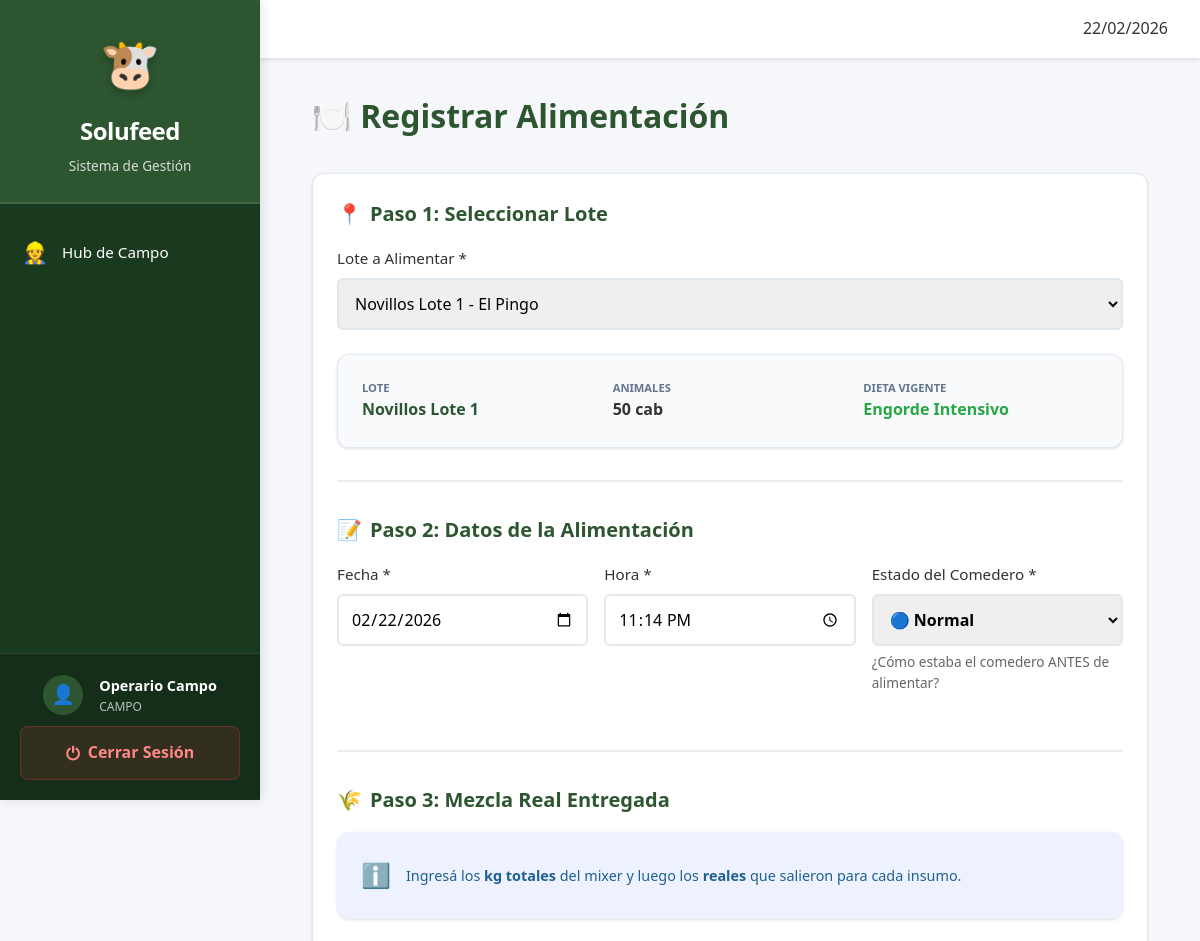
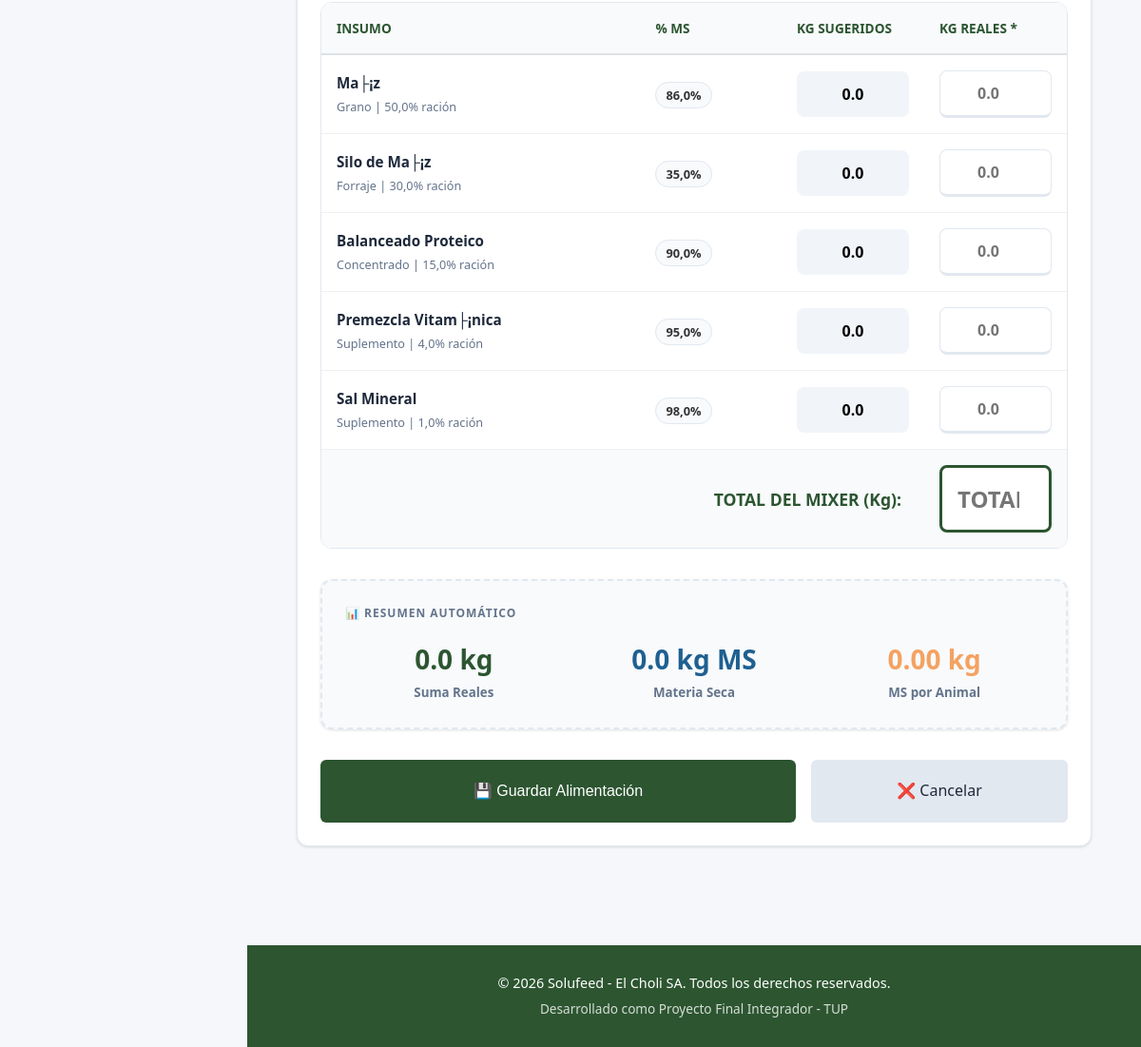
/admin/alimentaciones/registrar.php?lote=1 (signed in), run on the app's committed database (2 pictures, top to bottom).
### tables this page shows
CREATE TABLE `tropa` (
  `id_tropa` int(11) NOT NULL AUTO_INCREMENT,
  `nombre` varchar(100) NOT NULL,
  `id_campo` int(11) DEFAULT NULL,
  `categoria` varchar(50) DEFAULT NULL,
  `fecha_inicio` date NOT NULL,
  `cantidad_inicial` int(11) NOT NULL,
  `activo` tinyint(1) NOT NULL DEFAULT 1,
  `fecha_creacion` datetime NOT NULL,
  `fecha_actualizacion` datetime DEFAULT NULL,
  PRIMARY KEY (`id_tropa`),
  KEY `fk_tropa_campo` (`id_campo`),
  CONSTRAINT `fk_tropa_campo` FOREIGN KEY (`id_campo`) REFERENCES `campo` (`id_campo`)
);

CREATE TABLE `tropa_dieta_asignada` (
  `id_tropa_dieta` int(11) NOT NULL AUTO_INCREMENT,
  `id_tropa` int(11) NOT NULL,
  `id_dieta` int(11) NOT NULL,
  `fecha_desde` date NOT NULL,
  `fecha_hasta` date DEFAULT NULL,
  PRIMARY KEY (`id_tropa_dieta`),
  KEY `fk_tropadieta_tropa` (`id_tropa`),
  KEY `fk_tropadieta_dieta` (`id_dieta`),
  CONSTRAINT `fk_tropadieta_dieta` FOREIGN KEY (`id_dieta`) REFERENCES `dieta` (`id_dieta`),
  CONSTRAINT `fk_tropadieta_tropa` FOREIGN KEY (`id_tropa`) REFERENCES `tropa` (`id_tropa`)
);

CREATE TABLE `dieta` (
  `id_dieta` int(11) NOT NULL AUTO_INCREMENT,
  `nombre` varchar(100) NOT NULL,
  `descripcion` text DEFAULT NULL,
  `activo` tinyint(1) NOT NULL DEFAULT 1,
  `fecha_creacion` datetime NOT NULL,
  `fecha_actualizacion` datetime DEFAULT NULL,
  PRIMARY KEY (`id_dieta`)
);

CREATE TABLE `dieta_detalle` (
  `id_dieta` int(11) NOT NULL,
  `id_insumo` int(11) NOT NULL,
  `porcentaje_teorico` decimal(6,3) NOT NULL,
  PRIMARY KEY (`id_dieta`,`id_insumo`),
  KEY `fk_dietadet_insumo` (`id_insumo`),
  CONSTRAINT `fk_dietadet_dieta` FOREIGN KEY (`id_dieta`) REFERENCES `dieta` (`id_dieta`),
  CONSTRAINT `fk_dietadet_insumo` FOREIGN KEY (`id_insumo`) REFERENCES `insumo` (`id_insumo`)
);

CREATE TABLE `insumo` (
  `id_insumo` int(11) NOT NULL AUTO_INCREMENT,
  `nombre` varchar(100) NOT NULL,
  `tipo` varchar(50) DEFAULT NULL,
  `costo_kg` decimal(12,4) DEFAULT NULL,
  `porcentaje_ms` decimal(5,2) NOT NULL,
  `activo` tinyint(1) NOT NULL DEFAULT 1,
  `fecha_creacion` datetime NOT NULL,
  `fecha_actualizacion` datetime DEFAULT NULL,
  PRIMARY KEY (`id_insumo`)
);

### admin/alimentaciones/registrar.php (the view, shortened to what the rows shown need)
<?php
require_once '../../config/database.php';
require_once '../../includes/functions.php';
$lote_preseleccionado = isset($_GET['lote']) ? (int) $_GET['lote'] : null;
$lote_seleccionado = null;
$dieta_vigente = null;
$insumos_dieta = [];
$animales_presentes = 0;
$id_lote_actual = $lote_preseleccionado;
if ($id_lote_actual) {
    $query_lote = "SELECT * FROM tropa WHERE id_tropa = $id_lote_actual";
    $resultado_lote = ejecutarConsulta($query_lote);
    if (mysqli_num_rows($resultado_lote) > 0) {
        $lote_seleccionado = mysqli_fetch_assoc($resultado_lote);
        $animales_presentes = obtenerAnimalesPresentes($id_lote_actual);
        $dieta_vigente = obtenerDietaVigente($id_lote_actual);
        if ($dieta_vigente) {
            $query_insumos = "
                SELECT
                    i.id_insumo,
                    i.nombre,
                    i.tipo,
                    i.porcentaje_ms,
                    dd.porcentaje_teorico
                FROM dieta_detalle dd
                INNER JOIN insumo i ON dd.id_insumo = i.id_insumo
                WHERE dd.id_dieta = " . $dieta_vigente['id_dieta'] . "
                ORDER BY dd.porcentaje_teorico DESC
            ";
            $resultado_insumos = ejecutarConsulta($query_insumos);
            while ($insumo = mysqli_fetch_assoc($resultado_insumos)) {
                $insumos_dieta[] = $insumo;
            }
        }
    }
}
include '../../includes/header.php';
?>
<h1 style="font-weight: 800; color: var(--primary); margin-bottom: 2rem;">🍽️ Registrar Alimentación</h1>
<div class="card">
    <form method="POST" class="formulario" id="formAlimentacion">
        <?php if ($lote_seleccionado): ?>
            <div class="card" style="background: var(--bg-main); border: 1px solid var(--border); margin-bottom: 2rem;">
                <div style="display: grid; grid-template-columns: repeat(auto-fit, minmax(200px, 1fr)); gap: 1rem;">
                    <div>
                        <small style="color: var(--text-muted); display: block; text-transform: uppercase; font-weight: 700; font-size: 0.7rem;">Lote</small>
                        <strong style="color: var(--primary);"><?php echo htmlspecialchars($lote_seleccionado['nombre']); ?></strong>
                    </div>
                    <div>
                        <small style="color: var(--text-muted); display: block; text-transform: uppercase; font-weight: 700; font-size: 0.7rem;">Animales</small>
                        <strong><?php echo $animales_presentes; ?> cab</strong>
                    </div>
                    <div>
                        <small style="color: var(--text-muted); display: block; text-transform: uppercase; font-weight: 700; font-size: 0.7rem;">Dieta Vigente</small>
                        <?php if ($dieta_vigente): ?>
                            <span style="color: var(--success); font-weight: 700;"><?php echo htmlspecialchars($dieta_vigente['dieta_nombre']); ?></span>
                        <?php else: ?>
                            <span style="color: var(--danger); font-weight: 700;">Sin dieta</span>
                        <?php endif; ?>
                    </div>
                </div>
            </div>
            <?php if (!$dieta_vigente): ?>
                <div class="mensaje mensaje-error">
                    ⚠️ Este lote no tiene una dieta asignada.
                    <a href="../lotes/editar.php?id=<?php echo $id_lote_actual; ?>">Asigná una dieta</a>
                    antes de registrar alimentaciones.
                </div>
            <?php else: ?>
                <hr style="margin: 2rem 0; border: none; border-top: 2px solid #e9ecef;">
                <h3 class="card-title"><span>📝</span> Paso 2: Datos de la Alimentación</h3>
                <div style="display: grid; grid-template-columns: repeat(auto-fit, minmax(200px, 1fr)); gap: 1rem;">
                    <div class="form-grupo">
                        <label for="fecha">Fecha *</label>
                        <input
                            type="date"
                            id="fecha"
                            name="fecha"
                            required
                            value="<?php echo date('Y-m-d'); ?>"
                        >
                    </div>
                    <div class="form-grupo">
                        <label for="hora">Hora *</label>
                        <input
                            type="time"
                            id="hora"
                            name="hora"
                            required
                            value="<?php echo date('H:i'); ?>"
                        >
                    </div>
                    <div class="form-grupo">
                        <label for="sobrante_nivel">Estado del Comedero *</label>
                        <select id="sobrante_nivel" name="sobrante_nivel" required style="font-weight: 700;">
                            <option value="NORMAL" selected>🔵 Normal</option>
                        </select>
                        <small>¿Cómo estaba el comedero ANTES de alimentar?</small>
                    </div>
                </div>
                <hr style="margin: 2rem 0; border: none; border-top: 2px solid #e9ecef;">
                <h3 class="card-title"><span>🌾</span> Paso 3: Mezcla Real Entregada</h3>
                <div class="card" style="background: #eef2ff; border: none; margin-bottom: 1.5rem; display: flex; align-items: center; gap: 15px;">
                    <div style="font-size: 1.5rem;">ℹ️</div>
                    <div style="font-size: 0.9rem; color: var(--secondary); font-weight: 500;">
                        Ingresá los <strong>kg totales</strong> del mixer y luego los <strong>reales</strong> que salieron para cada insumo.
                    </div>
                </div>
                <div class="table-container" style="margin-bottom: 2rem;">
                    <table>
                        <thead>
                            <tr>
                                <th>Insumo</th>
                                <th>% MS</th>
                                <th style="width: 150px;">Kg Sugeridos</th>
                                <th style="width: 150px;">Kg Reales *</th>
                            </tr>
                        </thead>
                        <tbody>
                            <?php foreach ($insumos_dieta as $insumo): ?>
                                <tr>
                                    <td>
                                        <strong style="display: block; color: var(--text-main);"><?php echo htmlspecialchars($insumo['nombre']); ?></strong>
                                        <small style="color: var(--text-muted);"><?php echo htmlspecialchars($insumo['tipo']); ?> | <?php echo formatearNumero($insumo['porcentaje_teorico'], 1); ?>% ración</small>
                                    </td>
                                    <td>
                                        <span style="background: var(--bg-main); padding: 4px 10px; border-radius: 50px; font-size: 0.8rem; font-weight: 600; border: 1px solid var(--border);">
                                            <?php echo formatearNumero($insumo['porcentaje_ms'], 1); ?>%
                                        </span>
                                    </td>
                                    <td>
                                        <input
                                            type="text"
                                            class="kg-sugerido"
                                            data-porcentaje="<?php echo $insumo['porcentaje_teorico']; ?>"
                                            readonly
                                            style="background: #f1f5f9; text-align: center; font-weight: 600; border-color: transparent;"
                                            placeholder="0.0"
                                        >
                                    </td>
                                    <td>
                                        <input
                                            type="number"
                                            name="kg_real[<?php echo $insumo['id_insumo']; ?>]"
                                            class="kg-real"
                                            step="0.1"
                                            min="0"
                                            inputmode="decimal"
                                            placeholder="0.0"
                                            style="text-align: center; font-weight: 800; border-bottom: 3px solid var(--border);"
                                            data-ms="<?php echo $insumo['porcentaje_ms']; ?>"
                                        >
                                    </td>
                                </tr>
                            <?php endforeach; ?>
                            <tr style="background: #f8fafc; font-weight: bold;">
                                <td colspan="3" style="text-align: right; padding: 1.5rem; font-size: 1.1rem; color: var(--primary);">
                                    TOTAL DEL MIXER (Kg):
                                </td>
                                <td style="padding: 1rem;">
                                    <input
                                        type="number"
                                        id="kg_totales"
                                        name="kg_totales"
                                        step="0.1"
                                        min="0"
                                        required
                                        inputmode="decimal"
                                        placeholder="TOTAL"
                                        style="width: 100%; padding: 1rem; text-align: center; font-size: 1.5rem; font-weight: 900; border: 3px solid var(--primary); color: var(--primary); background: white;"
                                    >
                                </td>
                            </tr>
                        </tbody>
                    </table>
                </div>
                <div class="card" style="background: var(--bg-main); border: 2px dashed var(--border); padding: 1.5rem; margin-bottom: 2rem;">
                    <strong style="display: block; color: var(--text-muted); text-transform: uppercase; font-size: 0.75rem; margin-bottom: 1rem; letter-spacing: 1px;">📊 Resumen automático</strong>
                    <div style="display: grid; grid-template-columns: repeat(auto-fit, minmax(150px, 1fr)); gap: 1.5rem;">
                        <div style="text-align: center;">
                            <div id="suma-kg-reales" style="font-size: 1.75rem; font-weight: 800; color: var(--primary);">0.0 <small style="font-size: 50%;">kg</small></div>
                            <small style="font-weight: 600; color: var(--text-muted);">Suma Reales</small>
                        </div>
                        <div style="text-align: center;">
                            <div id="total-ms" style="font-size: 1.75rem; font-weight: 800; color: var(--secondary);">0.0 <small style="font-size: 50%;">kg MS</small></div>
                            <small style="font-weight: 600; color: var(--text-muted);">Materia Seca</small>
                        </div>
                        <div style="text-align: center;">
                            <div id="ms-por-animal" style="font-size: 1.75rem; font-weight: 800; color: var(--accent);">0.0 <small style="font-size: 50%;">kg/an</small></div>
                            <small style="font-weight: 600; color: var(--text-muted);">MS por Animal</small>
                        </div>
                    </div>
                </div>
                <div style="display: flex; gap: 1rem; margin-top: 2rem;">
                    <button type="submit" class="btn btn-primary" style="flex: 2; padding: 1.25rem;">💾 Guardar Alimentación</button>
                    <a href="../campo/index.php" class="btn btn-secondary" style="flex: 1; padding: 1.25rem;">❌ Cancelar</a>
                </div>
            <?php endif; ?>
        <?php endif; ?>
    </form>
</div>
<?php include '../../includes/footer.php'; ?>

### data on the page
tropa: nombre "Novillos Lote 1", cantidad_inicial "50"
tropa_dieta_asignada: id_dieta.nombre "Engorde Intensivo"
dieta_detalle: id_insumo.nombre "Ma├¡z", id_insumo.tipo "Grano", porcentaje_teorico "50,0", id_insumo.porcentaje_ms "86,0", porcentaje_teorico "0.0"
dieta_detalle: id_insumo.nombre "Silo de Ma├¡z", id_insumo.tipo "Forraje", porcentaje_teorico "30,0", id_insumo.porcentaje_ms "35,0", porcentaje_teorico "0.0"
dieta_detalle: id_insumo.nombre "Balanceado Proteico", id_insumo.tipo "Concentrado", porcentaje_teorico "15,0", id_insumo.porcentaje_ms "90,0", porcentaje_teorico "0.0"
dieta_detalle: id_insumo.nombre "Premezcla Vitam├¡nica", id_insumo.tipo "Suplemento", porcentaje_teorico "4,0", id_insumo.porcentaje_ms "95,0", porcentaje_teorico "0.0"
dieta_detalle: id_insumo.nombre "Sal Mineral", id_insumo.tipo "Suplemento", porcentaje_teorico "1,0", id_insumo.porcentaje_ms "98,0", porcentaje_teorico "0.0"

### other printed values
$_SESSION['nombre'] "Operario Campo"
$_SESSION['tipo'] "CAMPO"
form field id_tropa "Novillos Lote 1 - El Pingo"
